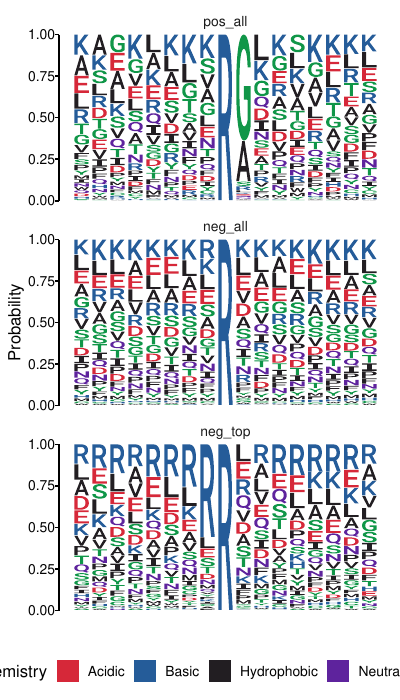

Recreate this plot in R.
library(dplyr)
library(ggseqlogo)
library(ggplot2)

rm(list = ls())
df = readxl::read_xlsx("bigru_3_64.xlsx", sheet=1) %>% 
  filter(nchar_8AApep==17)
df$seq17aa = gsub("X","R",df$seq17aa)
table(df$group)
df = df %>% arrange(pred)
dat=list(pos_all=df$seq17aa[df$group=="all_pos"],neg_all=df$seq17aa[df$group=="all_neg"],neg_top=df$seq17aa[1:209])

ggseqlogo(dat, seq_type = "aa", scale="free", method = "probability", nrow=4, stack_width=0.8)+
  scale_y_continuous(expand = c(0,0), limits = c(0,1))+
  theme(axis.line.y=element_line(color="black"),
        axis.ticks.y=element_line(color="black"),
        axis.text.x = element_blank())
ggsave("eFig 5a-c.pdf", width = 4, height = 7)
























###########################################################################################
rm(list = ls())
df = readxl::read_xlsx("F:/RA/第一次投稿/审稿意见/3models_new(20250120为返修重新做的)/整理结果.xlsx", sheet=9) %>% filter(nchar_8AApep==17, `是否在阴性集中跟第一个sheet匹配`==0,`是否在阳性集中跟第一个sheet匹配`==0)

table(df$group)
dat=list(pos_all=df$`8AApep`[df$group=="Predicted antigenic citrullinated peptides"],neg_all=df$`8AApep`[df$group=="Predicted non-antigenic citrullinated peptides"])

ggseqlogo(dat, seq_type = "aa", scale="free", method = "probability", nrow=4, stack_width=0.8)+
  scale_y_continuous(expand = c(0,0), limits = c(0,1))+
  theme(axis.line.y=element_line(color="black"),
        axis.ticks.y=element_line(color="black"),
        axis.text.x = element_blank())
ggsave("Fig 6c,6d 所有17aa肽段做出来的.pdf", width = 3.5, height = 5)




df = readxl::read_xlsx("F:/RA/第一次投稿/审稿意见/3models_new(20250120为返修重新做的)/整理结果.xlsx", sheet=8) %>% filter(nchar==17, `是否在阴性集中跟第一个sheet匹配`==0,`是否在阳性集中跟第一个sheet匹配`==0)
table(df$group)
table(df$result_0.8)
dat=list(pos_all=df$`8AApep`[df$result_0.8==1],neg_all=df$`8AApep`[df$result_0.8==0])

ggseqlogo(dat, seq_type = "aa", scale="free", method = "probability", nrow=4, stack_width=0.8)+
  scale_y_continuous(expand = c(0,0), limits = c(0,1))+
  theme(axis.line.y=element_line(linewidth = 0.7,color="black"),
        axis.ticks.y=element_line(linewidth = 0.7,color="black"),
        axis.ticks.length =  unit(1.25,"mm"),
        axis.text.x = element_blank())
ggsave("Fig 6c,6d.pdf", width = 3.5, height = 5)
